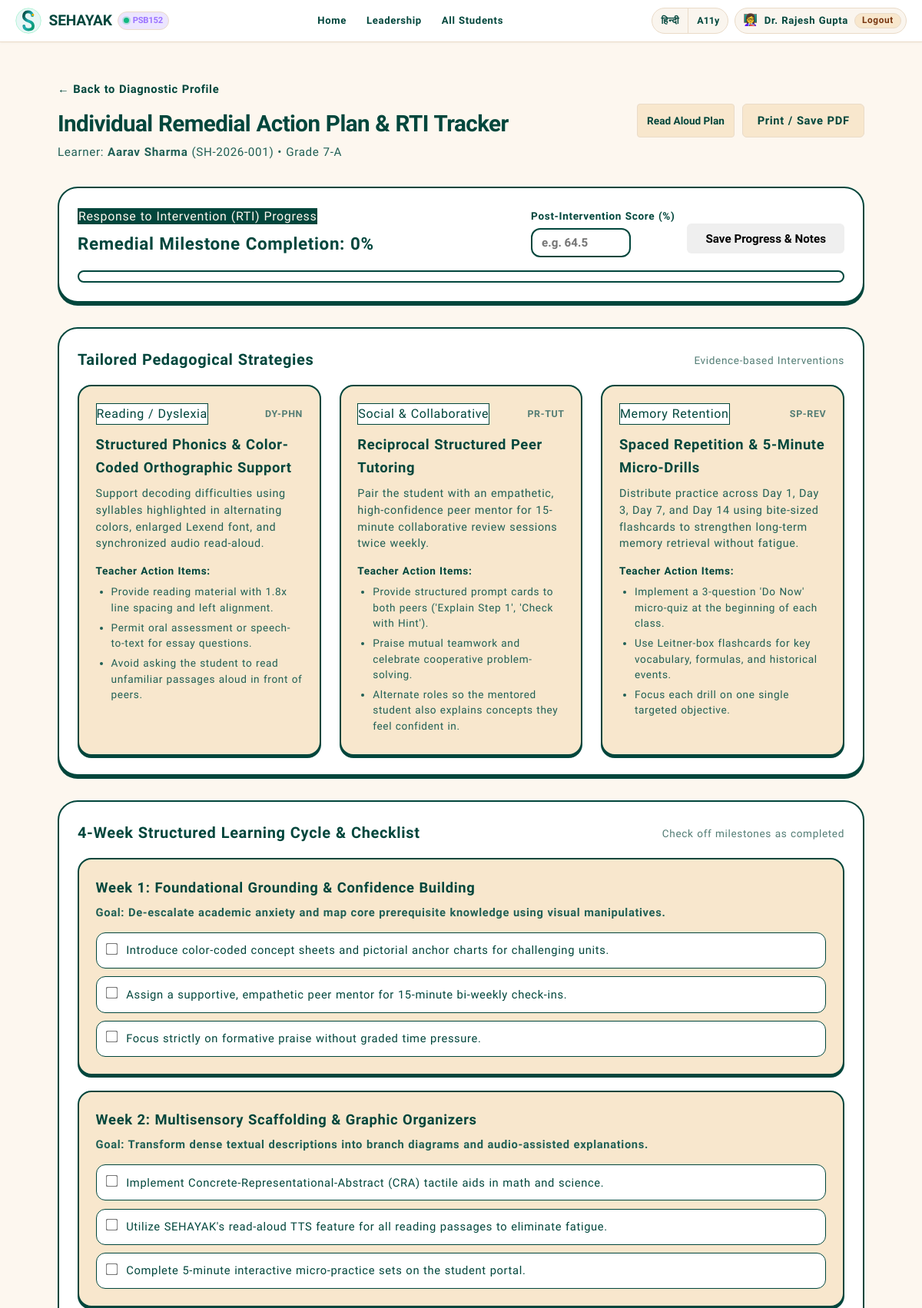
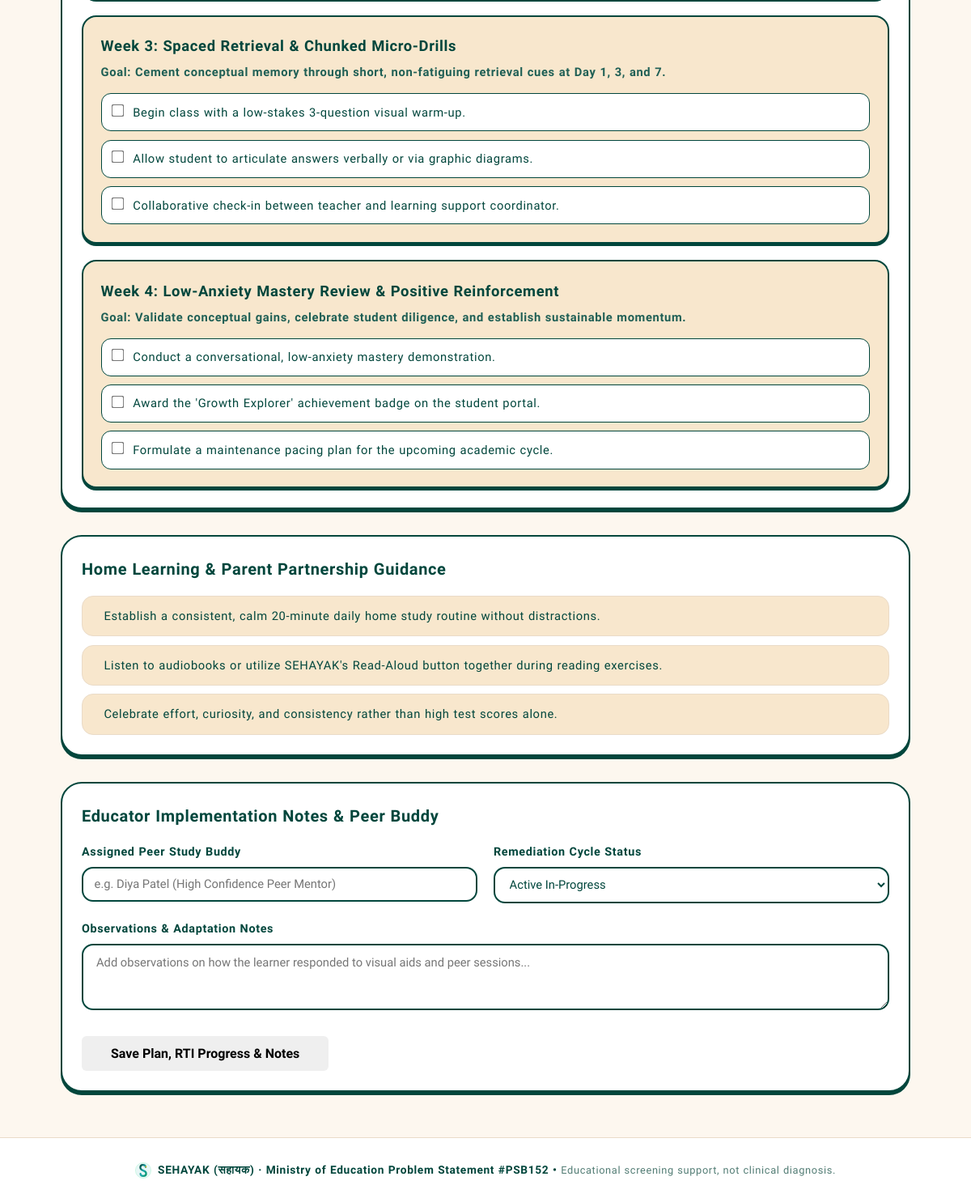
The page /student/SH-2026-001/remedial (signed in) on the database its author committed (2 pictures, top to bottom).
### tables this page shows
CREATE TABLE students (
            student_id TEXT PRIMARY KEY,
            name TEXT NOT NULL,
            grade TEXT,
            section TEXT,
            teacher_id TEXT DEFAULT 'teacher1',
            gender TEXT,
            attendance_rate REAL,
            assignment_completion_rate REAL,
            homework_accuracy REAL,
            class_participation REAL,
            reading_speed_wpm REAL,
            visual_preference TEXT,
            overall_avg REAL,
            term1_avg REAL,
            term2_avg REAL,
            trend_slope REAL,
            math_fa1 REAL, math_sa1 REAL, math_fa2 REAL, math_sa2 REAL,
            science_fa1 REAL, science_sa1 REAL, science_fa2 REAL, science_sa2 REAL,
            english_fa1 REAL, english_sa1 REAL, english_fa2 REAL, english_sa2 REAL,
            social_fa1 REAL, social_sa1 REAL, social_fa2 REAL, social_sa2 REAL,
            hindi_fa1 REAL, hindi_sa1 REAL, hindi_fa2 REAL, hindi_sa2 REAL,
            risk_level TEXT,
            risk_score REAL,
            support_needed INTEGER,
            reasons_json TEXT,
            strengths_json TEXT,
            weak_subjects_json TEXT,
            archetype TEXT,
            updated_at TIMESTAMP DEFAULT CURRENT_TIMESTAMP
        , assigned_grade TEXT, teacher_weaknesses TEXT, teacher_improvements TEXT, teacher_remarks TEXT, ld_screening_status TEXT DEFAULT 'None', ld_category TEXT DEFAULT 'General', ld_notes TEXT DEFAULT '', counselor_referred INTEGER DEFAULT 0, counselor_priority TEXT DEFAULT 'Not Priority');

### app.py (the view)
@app.route("/student/<student_id>/remedial")
@teacher_required
def remedial_plan_view(student_id):
    student = get_student_by_id(student_id)
    if not student:
        flash("Student record not found.", "warning")
        return redirect(url_for("dashboard"))
    current_lang = session.get("lang", "en")
    eval_res = predict_student_risk(student)
    plan = generate_remedial_plan(student, eval_res, lang=current_lang)
    saved_plan = get_remedial_plan_db(student_id)
    return render_template(
        "remedial_plan.html",
        title=f"Remedial Plan: {student['name']}",
        student=student,
        plan=plan,
        saved_plan=saved_plan
    )

### templates/remedial_plan.html (shortened to what this page needs)
{% extends "base.html" %}
{% block content %}
<div style="max-width: 1050px; margin: 1rem auto;">
    <div style="margin-bottom: 2rem; display: flex; justify-content: space-between; align-items: center; flex-wrap: wrap; gap: 1.25rem;">
        <div>
            <a href="{{ url_for('student_detail', student_id=student.student_id) }}" style="font-size: 0.92rem; color: #01463C; font-weight: 800; display: inline-flex; align-items: center; gap: 0.35rem; margin-bottom: 0.35rem;">
                &larr; Back to Diagnostic Profile
            </a>
            <h2 style="font-size: 1.85rem; font-weight: 800; color: #01463C; margin-top: 0.2rem; letter-spacing: -0.02em;">
                Individual Remedial Action Plan & RTI Tracker
            </h2>
            <p style="color: var(--text-secondary); font-size: 0.95rem;">
                Learner: <strong>{{ student.name }}</strong> ({{ student.student_id }}) &bull; Grade {{ student.grade }}-{{ student.section }}
            </p>
        </div>
        <div style="display: flex; gap: 0.65rem; flex-wrap: wrap;">
            <button class="btn btn-tts tts-btn" data-target-id="remedial-plan-container" data-lang="{{ lang }}">
                Read Aloud Plan
            </button>
            <a href="{{ url_for('print_report', student_id=student.student_id) }}" target="_blank" class="btn btn-secondary">
                Print / Save PDF
            </a>
        </div>
    </div>
    <form method="POST" action="{{ url_for('save_plan', student_id=student.student_id) }}" id="rti-plan-form">
        {% set current_progress = saved_plan.progress_pct if saved_plan and saved_plan.progress_pct else 0 %}
        <div class="card card-sand" style="border: 2.5px solid #01463C; border-radius: 26px; box-shadow: 0 4px 0 #01463C; margin-bottom: 2rem;">
            <div style="display: flex; justify-content: space-between; align-items: center; flex-wrap: wrap; gap: 1rem; margin-bottom: 1rem;">
                <div>
                    <span class="role-badge-tag" style="background: #01463C; color: #FDF7EF; border: 1.5px solid #01463C; margin-bottom: 0.35rem;">
                        Response to Intervention (RTI) Progress
                    </span>
                    <h3 style="font-size: 1.4rem; font-weight: 800; color: #01463C; margin-top: 0.25rem;">
                        Remedial Milestone Completion: <span id="progress-pct-display">{{ current_progress }}%</span>
                    </h3>
                </div>
                <div style="display: flex; gap: 1rem; align-items: center; flex-wrap: wrap;">
                    <div>
                        <label for="post_remedial_score" style="font-size: 0.85rem; font-weight: 700; display: block; color: #01463C; margin-bottom: 0.25rem;">
                            Post-Intervention Score (%)
                        </label>
                        <input type="number" id="post_remedial_score" name="post_remedial_score" step="0.5" min="0" max="100"
                               value="{{ saved_plan.post_remedial_score if saved_plan and saved_plan.post_remedial_score is not none else '' }}"
                               placeholder="e.g. 64.5"
                               style="width: 130px; padding: 0.5rem 0.75rem; border-radius: 12px; border: 2px solid #01463C; background: #FFFFFF; font-weight: 800; font-size: 0.95rem;">
                    </div>
                    <button type="submit" class="btn btn-doorbell" style="padding: 0.65rem 1.5rem; font-size: 0.95rem; margin-top: 1rem;">
                        Save Progress & Notes
                    </button>
                </div>
            </div>
            <div style="background: #FFFFFF; height: 16px; border-radius: 9999px; overflow: hidden; border: 2px solid #01463C; padding: 1px;">
            </div>
        </div>
        <div id="remedial-plan-container">
            <div class="card" style="border: 2px solid #01463C; border-radius: 26px; box-shadow: 0 4px 0 #01463C; margin-bottom: 2rem;">
                <div class="card-title">
                    <span>Tailored Pedagogical Strategies</span>
                    <span style="font-size: 0.85rem; font-weight: normal; color: var(--text-muted);">Evidence-based Interventions</span>
                </div>
                <div style="display: grid; grid-template-columns: repeat(auto-fit, minmax(280px, 1fr)); gap: 1.5rem;">
                    {% for strat in plan.strategies %}
                    <div style="background: var(--bg-surface-alt); border: 2px solid #01463C; border-radius: 18px; padding: 1.35rem; box-shadow: 0 3px 0 #01463C;">
                        <div style="display: flex; justify-content: space-between; align-items: center; margin-bottom: 0.65rem;">
                            <span class="role-badge-tag" style="background: #FFFFFF; color: #01463C; border: 1.5px solid #01463C;">
                                {{ strat.category }}
                            </span>
                            <span style="font-size: 0.78rem; font-weight: 700; color: var(--text-muted);">{{ strat.id }}</span>
                        </div>
                        <h4 style="font-size: 1.15rem; font-weight: 800; margin-bottom: 0.5rem; color: #01463C;">
                            {{ strat.title_hi if lang == 'hi' else strat.title_en }}
                        </h4>
                        <p style="font-size: 0.9rem; color: #1F5F55; margin-bottom: 0.85rem; line-height: 1.5;">
                            {{ strat.description_hi if lang == 'hi' else strat.description_en }}
                        </p>
                        <div style="font-size: 0.85rem; font-weight: 800; color: #01463C; margin-bottom: 0.35rem;">Teacher Action Items:</div>
                        <ul style="font-size: 0.85rem; padding-left: 1.25rem; color: var(--text-secondary); line-height: 1.5;">
                            {% for act in strat.teacher_actions %}
                            <li style="margin-bottom: 0.35rem;">{{ act }}</li>
                            {% endfor %}
                        </ul>
                    </div>
                    {% endfor %}
                </div>
            </div>
            <div class="card" style="border: 2px solid #01463C; border-radius: 26px; box-shadow: 0 4px 0 #01463C; margin-bottom: 2rem;">
                <div class="card-title">
                    <span>4-Week Structured Learning Cycle & Checklist</span>
                    <span style="font-size: 0.85rem; font-weight: normal; color: var(--text-muted);">Check off milestones as completed</span>
                </div>
                {% set completed_list = saved_plan.completed_milestones if saved_plan and saved_plan.completed_milestones else [] %}
                <div style="display: flex; flex-direction: column; gap: 1.25rem;">
                    {% for week in plan.four_week_plan %}
                    <div style="border: 2px solid #01463C; background: var(--bg-surface-alt); border-radius: 18px; padding: 1.35rem; box-shadow: 0 3px 0 #01463C;">
                        <div style="font-size: 1.15rem; font-weight: 800; color: #01463C; margin-bottom: 0.3rem;">
                            {{ week.title }}
                        </div>
                        <div style="font-size: 0.92rem; font-weight: 700; color: #1F5F55; margin-bottom: 0.85rem;">
                            Goal: {{ week.goal }}
                        </div>
                        <div style="display: flex; flex-direction: column; gap: 0.65rem;">
                            {% for t in week.tasks %}
                            <label style="display: flex; align-items: flex-start; gap: 0.75rem; font-size: 0.92rem; cursor: pointer; padding: 0.65rem 0.85rem; border-radius: 12px; background: #FFFFFF; border: 1.5px solid #01463C;">
                                <input type="checkbox" name="milestones" value="{{ t.id }}" class="milestone-checkbox"
                                       style="margin-top: 0.2rem; transform: scale(1.2); cursor: pointer; accent-color: #9B74FF;">
                                <span style="flex: 1; color: #01463C; {% if t.id in completed_list %}text-decoration: line-through; opacity: 0.75;{% endif %}">
                                    {{ t.text }}
                                </span>
                            </label>
                            {% endfor %}
                        </div>
                    </div>
                    {% endfor %}
                </div>
            </div>
            <div class="card" style="border: 2px solid #01463C; border-radius: 26px; box-shadow: 0 4px 0 #01463C; margin-bottom: 2rem;">
                <div class="card-title">
                    <span>Home Learning & Parent Partnership Guidance</span>
                </div>
                <ul style="list-style-type: none; padding-left: 0; display: flex; flex-direction: column; gap: 0.65rem;">
                    {% for tip in plan.parent_tips %}
                    <li style="padding: 0.75rem 1rem; background: var(--bg-surface-alt); border-radius: 14px; border: 1.5px solid var(--border-color); font-size: 0.92rem; color: #01463C; display: flex; align-items: center; gap: 0.65rem;">
                        <span>{{ tip }}</span>
                    </li>
                    {% endfor %}
                </ul>
            </div>
        </div>
        <div class="card" style="border: 2.5px solid #01463C; border-radius: 26px; box-shadow: 0 4px 0 #01463C;">
            <div class="card-title">Educator Implementation Notes & Peer Buddy</div>
            <div style="display: grid; grid-template-columns: repeat(auto-fit, minmax(280px, 1fr)); gap: 1.25rem; margin-bottom: 1.25rem;">
                <div>
                    <label for="assigned_buddy" style="display: block; font-weight: 700; font-size: 0.9rem; margin-bottom: 0.4rem; color: #01463C;">
                        Assigned Peer Study Buddy
                    </label>
                    <input type="text" id="assigned_buddy" name="assigned_buddy" value="{{ saved_plan.assigned_buddy if saved_plan else '' }}"
                           placeholder="e.g. Diya Patel (High Confidence Peer Mentor)"
                           style="width: 100%; padding: 0.65rem 0.85rem; border-radius: 14px; border: 2px solid #01463C; background: #FFFFFF; color: #01463C; font-size: 0.92rem;">
                </div>
                <div>
                    <label for="status" style="display: block; font-weight: 700; font-size: 0.9rem; margin-bottom: 0.4rem; color: #01463C;">
                        Remediation Cycle Status
                    </label>
                    <select id="status" name="status" style="width: 100%; padding: 0.65rem 0.85rem; border-radius: 14px; border: 2px solid #01463C; background: #FFFFFF; color: #01463C; font-size: 0.92rem;">
                        <option value="Active" {% if saved_plan and saved_plan.status == 'Active' %}selected{% endif %}>Active In-Progress</option>
                    </select>
                </div>
            </div>
            <div style="margin-bottom: 1.5rem;">
                <label for="teacher_notes" style="display: block; font-weight: 700; font-size: 0.9rem; margin-bottom: 0.4rem; color: #01463C;">
                    Observations & Adaptation Notes
                </label>
                <textarea id="teacher_notes" name="teacher_notes" rows="3"
                          placeholder="Add observations on how the learner responded to visual aids and peer sessions..."
                          style="width: 100%; padding: 0.75rem 1rem; border-radius: 14px; border: 2px solid #01463C; background: #FFFFFF; color: #01463C; font-family: inherit; font-size: 0.92rem;">{{ saved_plan.teacher_notes if saved_plan else '' }}</textarea>
            </div>
            <button type="submit" class="btn btn-doorbell" style="padding: 0.75rem 2.25rem; font-size: 1rem;">
                Save Plan, RTI Progress & Notes
            </button>
        </div>
    </form>
</div>
{% endblock %}

### rows shown on the page
students: name "Aarav Sharma", student_id "SH-2026-001", grade "7", section "A"

### other values the page prints
{{ t('app_title') }} "SEHAYAK"
{{ "हिन्दी" if lang == "en" else "English" }} "हिन्दी"
{{ session['user']['full_name'].split('(')[0].strip() }} "Dr. Rajesh Gupta"
{{ current_progress }} "0"
{{ strat.category }} "Reading / Dyslexia" "Social & Collaborative" "Memory Retention"
{{ strat.id }} "DY-PHN" "PR-TUT" "SP-REV"
{{ strat.title_hi if lang == 'hi' else strat.title_en }} "Structured Phonics & Color-Coded Orthographic Support" "Reciprocal Structured Peer Tutoring" "Spaced Repetition & 5-Minute Micro-Drills"
{{ strat.description_hi if lang == 'hi' else strat.description_en }} "Support decoding difficulties using syllables highlighted in alternating colors, enlarged Lexend font, and synchronized audio read-aloud." "Pair the student with an empathetic, high-confidence peer mentor for 15-minute collaborative review sessions twice weekly." "Distribute practice across Day 1, Day 3, Day 7, and Day 14 using bite-sized flashcards to strengthen long-term memory retrieval without fatigue."
{{ act }} "Provide reading material with 1.8x line spacing and left alignment." "Permit oral assessment or speech-to-text for essay questions." "Avoid asking the student to read unfamiliar passages aloud in front of peers." "Provide structured prompt cards to both peers ('Explain Step 1', 'Check with Hint')." "Praise mutual teamwork and celebrate cooperative problem-solving." "Alternate roles so the mentored student also explains concepts they feel confident in." "Implement a 3-question 'Do Now' micro-quiz at the beginning of each class." "Use Leitner-box flashcards for key vocabulary, formulas, and historical events." "Focus each drill on one single targeted objective."
{{ week.title }} "Week 1: Foundational Grounding & Confidence Building" "Week 2: Multisensory Scaffolding & Graphic Organizers" "Week 3: Spaced Retrieval & Chunked Micro-Drills" "Week 4: Low-Anxiety Mastery Review & Positive Reinforcement"
{{ week.goal }} "De-escalate academic anxiety and map core prerequisite knowledge using visual manipulatives." "Transform dense textual descriptions into branch diagrams and audio-assisted explanations." "Cement conceptual memory through short, non-fatiguing retrieval cues at Day 1, 3, and 7." "Validate conceptual gains, celebrate student diligence, and establish sustainable momentum."
{{ t.text }} "Introduce color-coded concept sheets and pictorial anchor charts for challenging units." "Assign a supportive, empathetic peer mentor for 15-minute bi-weekly check-ins." "Focus strictly on formative praise without graded time pressure." "Implement Concrete-Representational-Abstract (CRA) tactile aids in math and science." "Utilize SEHAYAK's read-aloud TTS feature for all reading passages to eliminate fatigue." "Complete 5-minute interactive micro-practice sets on the student portal." "Begin class with a low-stakes 3-question visual warm-up." "Allow student to articulate answers verbally or via graphic diagrams." "Collaborative check-in between teacher and learning support coordinator." "Conduct a conversational, low-anxiety mastery demonstration." "Award the 'Growth Explorer' achievement badge on the student portal." "Formulate a maintenance pacing plan for the upcoming academic cycle."
{{ tip }} "Establish a consistent, calm 20-minute daily home study routine without distractions." "Listen to audiobooks or utilize SEHAYAK's Read-Aloud button together during reading exercises." "Celebrate effort, curiosity, and consistency rather than high test scores alone."
